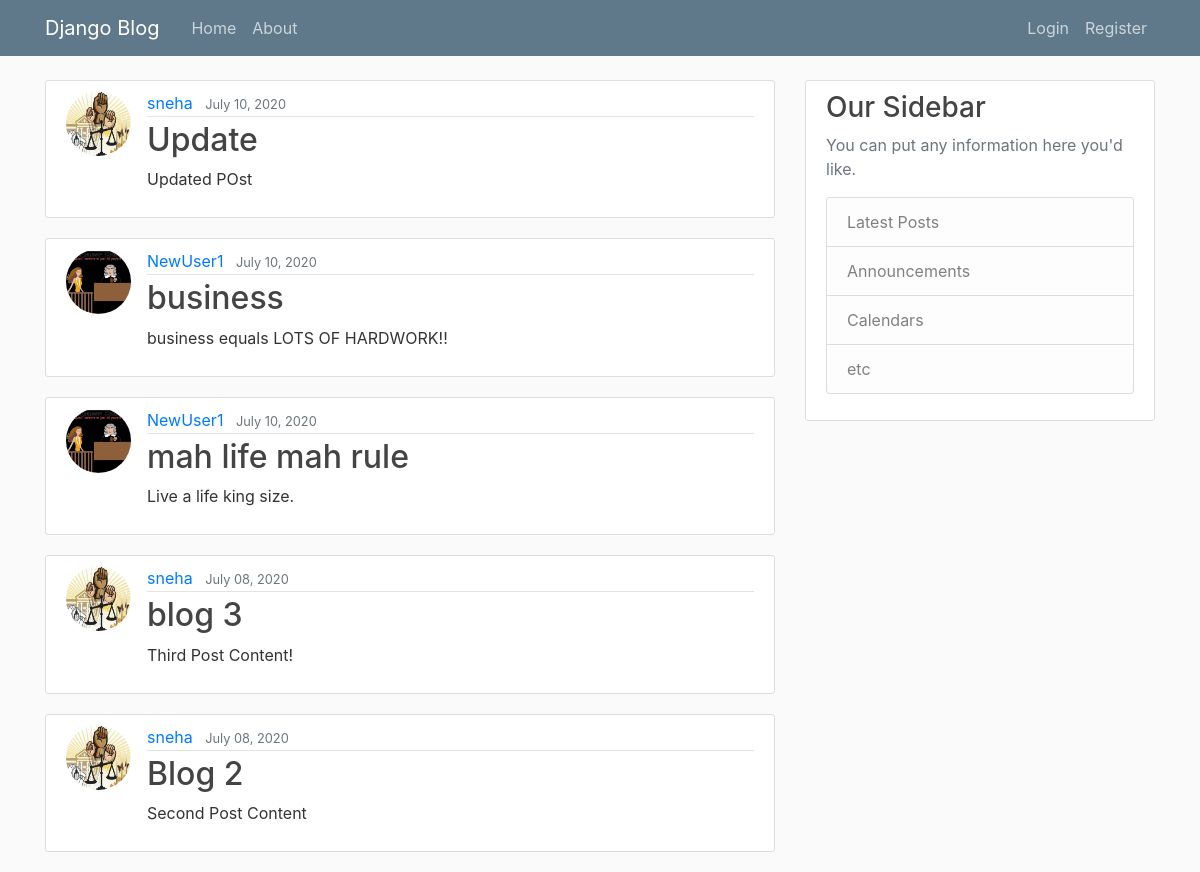
The page / on the database its author committed.
### blog/models.py (models this page shows, shortened)
class Post(models.Model):
	title = models.CharField(max_length=100)
	content = models.TextField()
	date_posted = models.DateTimeField(default=timezone.now)
	author = models.ForeignKey(User, on_delete=models.CASCADE)

### users/models.py (models this page shows, shortened)
class Profile(models.Model):
    user = models.OneToOneField(User, on_delete=models.CASCADE)
    image = models.ImageField(default='default.jpg', upload_to='profile_pics')

### blog/views.py (the view)
# urls.py: path('', PostListView.as_view(), name="blog-home"),
class PostListView(ListView):
	model =  Post
	template_name = 'blog/home.html'
	context_object_name = 'posts'
	ordering = ['-date_posted']

### blog/templates/blog/home.html
{% extends "blog/base.html" %}
{% block content %}
	{% for post in posts %}
		<article class="media content-section">
      <img class="rounded-circle article-img" src="{{ post.author.profile.image.url }}">
  			<div class="media-body">
    			<div class="article-metadata">
     				<a class="mr-2" href="#">{{ post.author }}</a>
      				<small class="text-muted">{{ post.date_posted|date:'F d, Y' }}</small>
    			</div>
    			<h2><a class="article-title" href="{% url 'post-detail' post.id %}">{{ post.title }}</a></h2>
   				<p class="article-content">{{ post.content }}</p>
  			</div>
		</article>
	{% endfor %}
{% endblock content %}

### blog/templates/blog/base.html (shortened to what this page needs)
{% load static  %}
<!DOCTYPE html>
<html>
<head>
    <link rel="stylesheet" href="https://maxcdn.bootstrapcdn.com/bootstrap/4.0.0/css/bootstrap.min.css">
    <link rel="stylesheet" type="text/css" href="{% static 'blog/main.css' %}">
</head>
<body>
	<header class="site-header">
  		<nav class="navbar navbar-expand-md navbar-dark bg-steel fixed-top">
    		<div class="container">
     			<a class="navbar-brand mr-4" href="{% url 'blog-home' %}">Django Blog</a>
      		<div class="collapse navbar-collapse" id="navbarToggle">
        	<div class="navbar-nav mr-auto">
          		<a class="nav-item nav-link" href="{% url 'blog-home' %}">Home</a>
          		<a class="nav-item nav-link" href="{% url 'about-page' %}">About</a>
       		</div>
        	<div class="navbar-nav">
            {% if user.is_authenticated %}
              <a class="nav-item nav-link" href="{% url 'post-create' %}">New Post</a>
              <a class="nav-item nav-link" href="{% url 'profile' %}">Profile</a>
              <a class="nav-item nav-link" href="{% url 'logout' %}">Logout</a>
            {% else %}
          		<a class="nav-item nav-link" href="{% url 'login' %}">Login</a>
          		<a class="nav-item nav-link" href="{% url 'register' %}">Register</a>
            {% endif %}
        	</div>
      		</div>
   			</div>
  		</nav>
	</header>
	<main role="main" class="container">
  		<div class="row">
    		<div class="col-md-8">
      		{% block content %}{% endblock %}
    		</div>
    		<div class="col-md-4">
      			<div class="content-section">
        			<h3>Our Sidebar</h3>
        			<p class='text-muted'>You can put any information here you'd like.
          				<ul class="list-group">
            				<li class="list-group-item list-group-item-light">Latest Posts</li>
            				<li class="list-group-item list-group-item-light">Announcements</li>
            				<li class="list-group-item list-group-item-light">Calendars</li>
            				<li class="list-group-item list-group-item-light">etc</li>
          				</ul>
        			</p>
      			</div>
    		</div>
  		</div>
	</main>
</body>
</html>

### blog/static/blog/main.css (style rules this page uses)
body { background: #fafafa; color: #333333; margin-top: 5rem; }
h1, h2, h3, h4, h5, h6 { color: #444444; }
ul { margin: 0; }
.bg-steel { background-color: #5f788a; }
.site-header .navbar-nav .nav-link { color: #cbd5db; }
.content-section { background: #ffffff; padding: 10px 20px; border: 1px solid #dddddd; border-radius: 3px; margin-bottom: 20px; }
.article-title { color: #444444; }
.article-content { white-space: pre-line; }
.article-img { height: 65px; width: 65px; margin-right: 16px; }
.article-metadata { padding-bottom: 1px; margin-bottom: 4px; border-bottom: 1px solid #e3e3e3 }

### rows shown on the page
Post: author.profile.image (picture), author "sneha", date_posted "July 10, 2020", title "Update", content "Updated POst"
Post: author.profile.image (picture), author "NewUser1", date_posted "July 10, 2020", title "business", content "business equals LOTS OF HARDWORK!!"
Post: author.profile.image (picture), author "NewUser1", date_posted "July 10, 2020", title "mah life mah rule", content "Live a life king size."
Post: author.profile.image (picture), author "sneha", date_posted "July 08, 2020", title "blog 3", content "Third Post Content!"
Post: author.profile.image (picture), author "sneha", date_posted "July 08, 2020", title "Blog 2", content "Second Post Content"
